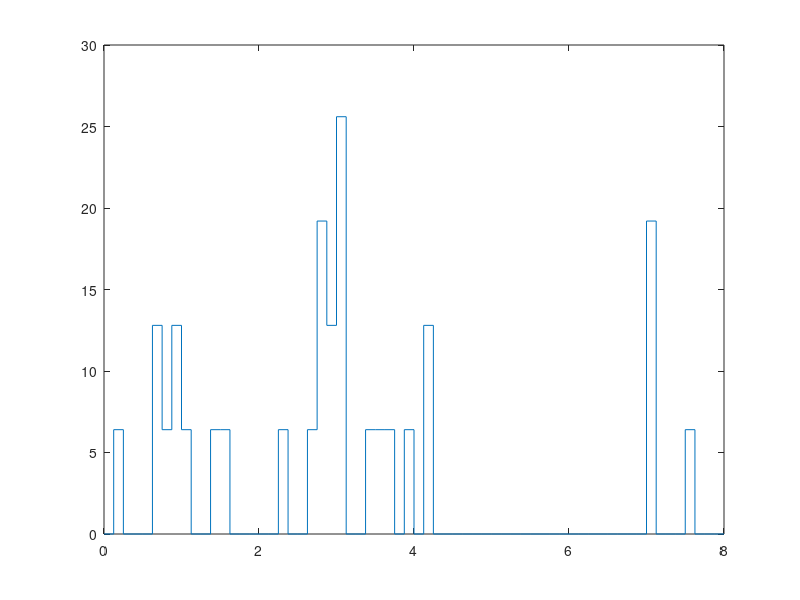

The MATLAB script that drew this image:
% Montecarlo code for NE255 HW #4-prob 3
% Solves slab problem
% -----------------------
% define source extremes
a=0;
b=4;
%define slab boundaries
%A=0.2/0.8;
L=8;
%define number of mesh-zones
n=64;
h=L/n;
X(1)=0;
for i=1:n
    X(i+1)=X(i)+h;
end
%define slab properties
sigmat=1;
sigmas=0.8;
Nab=zeros(1,n); Nr=0; Nl=0;N=zeros(1,n);
%define number of histories
nps=input('number neutron histories');
%nps=64000;
for i=1:nps
%intialize source neutron:position and direction
x=a+(b-a)*rand;
mu=2*rand-1;
tet=acos(mu);
%calculate distance to collision and update x
xi3=rand;
s=-1/sigmat*log(xi3);
x=x-mu*s;
while 1==1
if x<X(1)
        Nl=Nl+1;
        break
elseif x>X(n+1)
        Nr=Nr+1;
        break
else
    %calculate collision rate for flux estimate

    xi4=rand;
    if xi4<sigmas
        xi6=rand;
        mu1=(2*xi6-1);
        %tet1=acos(mu1);
        xi5=rand;
        s=(-1/sigmat)*log(xi5);
        %tet2=tet-tet1;
        x=x+s*mu1;
        for j=1:n
        if x>X(j) && x<X(j+1)
        N(j)=N(j)+1;
        break
        end
        end
    else
        for j=1:n
        if x>X(j) && x<X(j+1)
        N(j)=N(j)+1;
        Nab(j)=Nab(j)+1;
        break
        end
        end
        break
    end
end
end
end
phi=N/nps*(b-a)*(1/h);
phi(n+1)=phi(n);
stairs(X,phi);
hold on

%absorption and leakage rates
absL=sum(Nab(1:n/2))/nps*(b-a)
absR=sum(Nab(n/2:n))/nps*(b-a)
        
leakL=Nl/nps*(b-a)
leakR=Nr/nps*(b-a)

%probabilities per source particle
absPR=sum(Nab(1:n/2))/nps
absPL=sum(Nab(n/2:n))/nps
escPL=Nl/nps
escPR=Nr/nps
        


